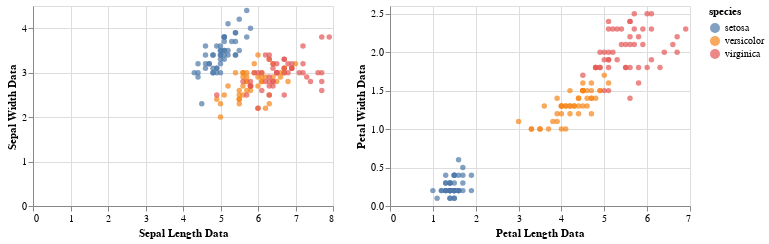

Here is the notebook cell this chart was saved with:
### Code cell
p1 | p2

### Figure 1 — Vega-Lite specification as saved in the notebook (floating-point values rounded to 4 significant figures; data arrays with more than 128 entries replaced by an {"elided": "..."} marker saying what was removed)
{"config": {"view": {"continuousWidth": 400, "continuousHeight": 300}}, "hconcat": [{"mark": "circle", "encoding": {"color": {"field": "species", "type": "nominal"}, "x": {"field": "sepalLength", "title": "Sepal Length Data", "type": "quantitative"}, "y": {"field": "sepalWidth", "title": "Sepal Width Data", "type": "quantitative"}}, "height": 200, "selection": {"selector020": {"type": "interval", "bind": "scales", "encodings": ["x", "y"]}}, "width": 300}, {"mark": "circle", "encoding": {"color": {"field": "species", "type": "nominal"}, "x": {"field": "petalLength", "title": "Petal Length Data", "type": "quantitative"}, "y": {"field": "petalWidth", "title": "Petal Width Data", "type": "quantitative"}}, "height": 200, "selection": {"selector021": {"type": "interval", "bind": "scales", "encodings": ["x", "y"]}}, "width": 300}], "data": {"name": "data-a264acbd6e539a8b3afc0cb5f240fb57"}, "$schema": "https://vega.github.io/schema/vega-lite/v4.17.0.json", "datasets": {"data-a264acbd6e539a8b3afc0cb5f240fb57": {"elided": "150 records"}}}
